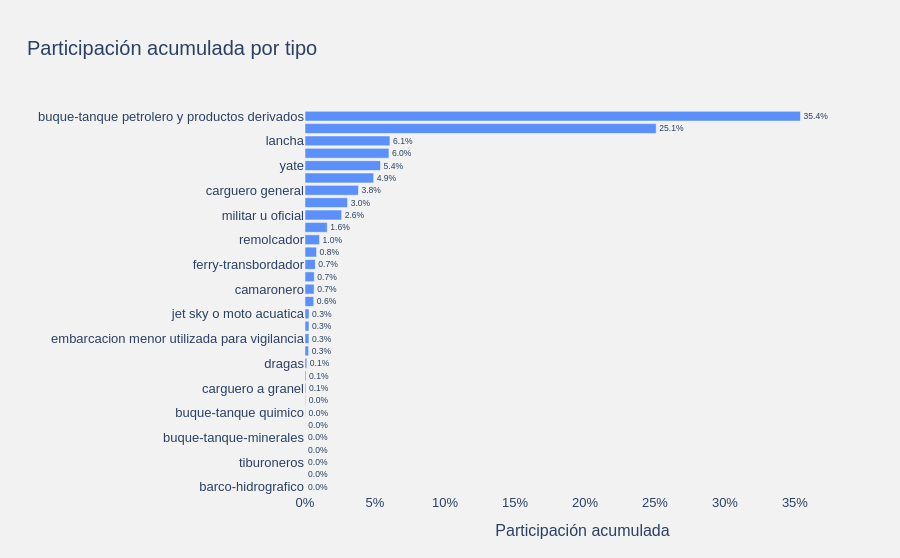

The cell this chart's notebook holds for it:
### Markdown cell above
#### Ranking acumulado de participación

### Code cell
from IPython.display import clear_output
clear_output(wait=True)

ranking_grafico = ranking_acumulado.sort_values(ascending=True)
fig = go.Figure(go.Bar(
    x=ranking_grafico.values,
    y=ranking_grafico.index,
    orientation="h",
    marker_color=COLORES["azul"],
    text=ranking_grafico.map(lambda valor: f"{valor:.1f}%"),
    textposition="outside",
))
fig.update_layout(
    title="Participación acumulada por tipo",
    template="reservas",
    height=max(520, 18 * len(ranking_grafico)),
    xaxis=dict(title="Participación acumulada", ticksuffix="%", range=[0, ranking_grafico.max() * 1.12]),
    yaxis=dict(title=""),
)
fig.show()

### Figure 1 — Plotly figure (JSON) as saved in the notebook; plotly's stock layout.template omitted (floating-point values rounded to 4 significant figures)
{"data": [{"marker": {"color": "#5B8FF9"}, "orientation": "h", "text": ["0.0%", "0.0%", "0.0%", "0.0%", "0.0%", "0.0%", "0.0%", "0.0%", "0.1%", "0.1%", "0.1%", "0.3%", "0.3%", "0.3%", "0.3%", "0.6%", "0.7%", "0.7%", "0.7%", "0.8%", "1.0%", "1.6%", "2.6%", "3.0%", "3.8%", "4.9%", "5.4%", "6.0%", "6.1%", "25.1%", "35.4%"], "textposition": "outside", "type": "bar", "x": [0.001094, 0.001127, 0.003474, 0.004046, 0.005285, 0.02061, 0.03425, 0.04874, 0.06891, 0.07468, 0.1321, 0.2591, 0.2813, 0.2823, 0.2903, 0.6268, 0.6539, 0.6649, 0.7393, 0.8277, 1.04, 1.591, 2.62, 3.046, 3.818, 4.907, 5.395, 5.996, 6.071, 25.09, 35.4], "y": ["barco-hidrografico", "buque transportador de autos", "tiburoneros", "carguero tipo roll on - roll off", "buque-tanque-minerales", "escamero", "buque-tanque quimico", "porta contenedor", "carguero a granel", "artefactos navales", "dragas", "barco-escuela", "embarcacion menor utilizada para vigilancia", "embarcacion de investigacion", "jet sky o moto acuatica", "sardinero o anchovetero", "camaronero", "barcaza o chalan", "ferry-transbordador", "velero", "remolcador", "atunero", "militar u oficial", "buque-tanque", "carguero general", "otro tipo de embarcacion", "yate", "pesca multiple", "lancha", "abastecedor", "buque-tanque petrolero y productos derivados"]}], "layout": {"height": 558, "title": {"text": "Participación acumulada por tipo"}, "xaxis": {"range": [0, 39.65], "ticksuffix": "%", "title": {"text": "Participación acumulada"}}, "yaxis": {"title": {"text": ""}}}}
